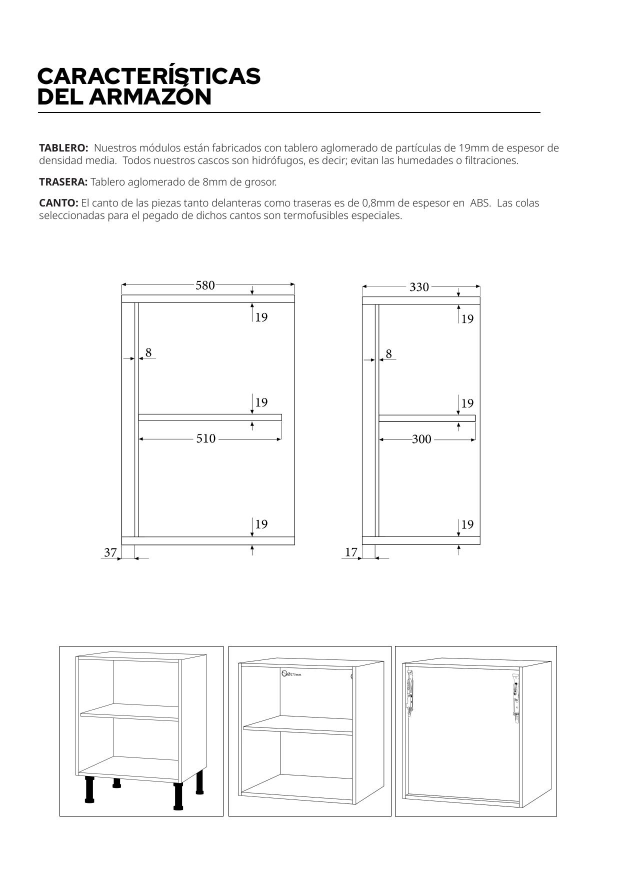
#> input picture erp-review/ERP-CRM-14-03-2026-main/pdf_pages/page_1_54-05.jpg, 1241 x 1754 px (shown at 1/2 size)
$ python -i recorte_croquis.py   (imports and definitions only)
#> lines starting #> are read from the running program, lines starting #| are printed output that depends on the picture
#> further down, picture is the input picture: PIL image 1241x1754 RGB; mean R, G, B 248.7, 248.7, 248.7
# © 2024-2026 ALEMAR FUTURE 07 SLU. Todos los derechos reservados. [ALEMAR-COPYRIGHT]
# Software propietario y confidencial. Ver LICENSE.
# Prohibida su copia, distribución, modificación o uso sin autorización
# escrita del titular.
"""Recorta EL DIBUJO de dentro de la página.

EL PROBLEMA
-----------
El master no sube un croquis suelto: sube el PANTALLAZO DEL MÓVIL de una página
de presupuesto. En esa imagen hay la barra de estado del teléfono, el título
«Presupuesto estimado», el nombre («Cocina lineal»), un recuadro de marca, el
dibujo de la cocina, tres líneas con precios, el total y la barra de navegación
de Android.

El dibujo ocupa **un tercio de la altura**. Todo lo demás es envoltorio.

Eso hace daño dos veces:

· A quien LEE el croquis: el modelo de visión reparte su atención entre el
  dibujo y un montón de texto que no son muebles.
· A quien RENDERIZA: la referencia que recibe tiene la cocina pequeña y en una
  esquina, así que el detalle fino —los altos partidos en dos filas, el nicho
  de la campana, las divisiones de los frentes— sencillamente no se ve.

Se le pueden dar todas las órdenes del mundo; si en la imagen no se ve, no se
ve. Por eso esto NO es otra regla de prompt: es darle la cocina a pantalla
completa.

CÓMO SE DECIDE
--------------
El dibujo es, con diferencia, la MANCHA DE TINTA MÁS GRANDE Y CONEXA de la
página: sus líneas se tocan todas entre sí. El texto, en cambio, cae en
manchas pequeñas y sueltas —una por línea—. Así que:

  1. se pasa a gris y se marca la tinta (lo que no es fondo),
  2. se engorda un poco para que los trazos vecinos se toquen,
  3. se buscan las manchas conexas,
  4. se elige la de mayor área de recuadro,
  5. se recorta con margen.

SI HAY DUDA, NO SE TOCA
-----------------------
Un recorte mal hecho es MUCHO peor que no recortar: se llevaría por delante
media cocina y nadie se enteraría, porque el render seguiría saliendo bonito.
Por eso el recorte solo se aplica cuando queda claramente por debajo de la
página entera y claramente por encima de un trozo suelto. Fuera de esa
horquilla —una foto de cocina, un croquis que ya llena el papel, una imagen
rara— se devuelve la original tal cual.
"""
from __future__ import annotations

import base64
import io
import logging
from typing import Optional, Tuple

logger = logging.getLogger(__name__)

# Ancho al que se analiza. No hace falta más para localizar una mancha, y con
# esto el recorrido de las manchas tarda milisegundos en vez de segundos.
ANCHO_ANALISIS = 420

# Un píxel es TINTA si es más oscuro que esto (0 = negro, 255 = blanco). El
# fondo de la página del master es blanco o gris muy claro (≈245).
UMBRAL_TINTA = 225

# Cuánto se engorda la tinta para que los trazos sueltos de un mismo dibujo se
# toquen. En la imagen de análisis, no en la original.
ENGORDE = 3

# El recorte tiene que quedar DENTRO de esta horquilla respecto al área de la
# página. Por debajo sería quedarse con un trozo suelto (un icono, una línea de
# precio); por encima no merece la pena y además delata que la mancha grande se
# ha comido la página entera.
AREA_MIN = 0.06
AREA_MAX = 0.80

# Margen que se deja alrededor del dibujo, en tanto por uno del lado recortado.
MARGEN = 0.04


def _manchas(tinta, ancho: int, alto: int):
    """Recorre las manchas conexas (4-vecinos) y devuelve sus recuadros.

    Se hace con una pila propia en vez de recursión: una mancha puede ocupar
    media imagen y Python se queda sin pila mucho antes.
    """
    visto = bytearray(ancho * alto)
    cajas = []
    for inicio in range(ancho * alto):
        if not tinta[inicio] or visto[inicio]:
            continue
        visto[inicio] = 1
        pila = [inicio]
        x0 = x1 = inicio % ancho
        y0 = y1 = inicio // ancho
        peso = 0
        while pila:
            p = pila.pop()
            peso += 1
            x, y = p % ancho, p // ancho
            if x < x0:
                x0 = x
            if x > x1:
                x1 = x
            if y < y0:
                y0 = y
            if y > y1:
                y1 = y
            if x > 0 and tinta[p - 1] and not visto[p - 1]:
                visto[p - 1] = 1
                pila.append(p - 1)
            if x < ancho - 1 and tinta[p + 1] and not visto[p + 1]:
                visto[p + 1] = 1
                pila.append(p + 1)
            if y > 0 and tinta[p - ancho] and not visto[p - ancho]:
                visto[p - ancho] = 1
                pila.append(p - ancho)
            if y < alto - 1 and tinta[p + ancho] and not visto[p + ancho]:
                visto[p + ancho] = 1
                pila.append(p + ancho)
        cajas.append((x0, y0, x1, y1, peso))
    return cajas


def recuadro_del_dibujo(imagen) -> Optional[Tuple[int, int, int, int]]:
    """Devuelve (izq, arr, der, aba) del dibujo dentro de la página, o None.

    None significa «no lo tengo claro»: quien llama se queda con la original.
    """
    try:
        from PIL import Image, ImageFilter
    except Exception:
        return None
    try:
        ancho_o, alto_o = imagen.size
#> ancho_o = 1241; alto_o = 1754
        if ancho_o < 200 or alto_o < 200:
            return None
        escala = ANCHO_ANALISIS / float(ancho_o)
#> escala = 0.338
        ancho = ANCHO_ANALISIS
        alto = max(1, int(round(alto_o * escala)))
#> alto = 594
        gris = imagen.convert("L").resize((ancho, alto))
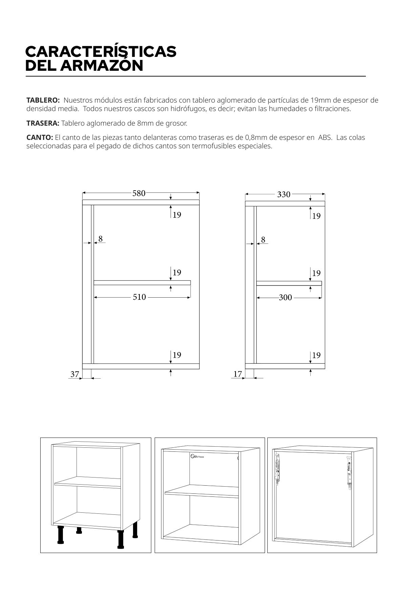
#> gris: PIL image 420x594 L; min 0, max 255, mean 248.5
        # MinFilter sobre el gris = engordar lo OSCURO, que es la tinta.
        gris = gris.filter(ImageFilter.MinFilter(ENGORDE if ENGORDE % 2 else ENGORDE + 1))
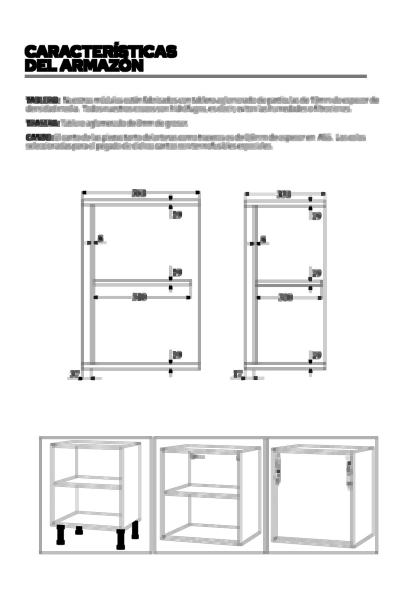
#> gris: PIL image 420x594 L; min 0, max 255, mean 240
        # `tobytes()` y no `getdata()`: en modo "L" es un byte por píxel, es lo
        # mismo, y `getdata()` está marcado para desaparecer en Pillow 14.
        tinta = bytearray(1 if v < UMBRAL_TINTA else 0 for v in gris.tobytes())
        if not any(tinta):
            return None

        cajas = _manchas(tinta, ancho, alto)
#> cajas = 16 items, first 6: (24, 41, 177, 71, 3340), (24, 74, 366, 77, 1371), (25, 96, 60, 103, 278), (63, 96, 378, 113, 3466), (25, 105, 79, 112, 370), (82, 105, 168, 112, 582)
        if not cajas:
            return None
        # La mayor POR ÁREA DE RECUADRO: el dibujo es lo que más sitio ocupa.
        # (Por peso de tinta ganaría a veces un bloque de texto muy tupido.)
        x0, y0, x1, y1, _peso = max(cajas, key=lambda c: (c[2] - c[0] + 1) * (c[3] - c[1] + 1))
#> x0 = 39; y0 = 436; x1 = 378; y1 = 554

        # Vuelta a las coordenadas de la imagen original, con margen.
        izq, arr = x0 / escala, y0 / escala
#> izq = 115.2; arr = 1288.3
        der, aba = (x1 + 1) / escala, (y1 + 1) / escala
#> der = 1119.9; aba = 1639.9
        mx, my = (der - izq) * MARGEN, (aba - arr) * MARGEN
#> mx = 40.18; my = 14.06
        izq, arr = max(0, int(izq - mx)), max(0, int(arr - my))
#> izq = 75; arr = 1274
        der, aba = min(ancho_o, int(der + mx)), min(alto_o, int(aba + my))
#> der = 1160; aba = 1653
        if der - izq < 80 or aba - arr < 80:
            return None

        proporcion = ((der - izq) * (aba - arr)) / float(ancho_o * alto_o)
#> proporcion = 0.189
        if not (AREA_MIN <= proporcion <= AREA_MAX):
            # O es un trozo suelto, o es la página entera: en ambos casos, no
            # se toca. Mejor una referencia pequeña que media cocina cortada.
            return None
        return izq, arr, der, aba
    except Exception as e:
        logger.warning(f"No se pudo localizar el dibujo dentro de la página: {e}")
        return None


def recortar_dibujo_base64(raw_b64: str, mime: str = "image/png") -> Tuple[str, bool]:
    """Recorta el dibujo de un base64 y lo devuelve como PNG base64.

    Devuelve (base64, recortado). Si no hay nada claro que recortar, devuelve
    el original y False — nunca lanza.
    """
    if not raw_b64:
        return raw_b64, False
    try:
        from PIL import Image
        crudo = raw_b64.split(",", 1)[-1] if "," in raw_b64 else raw_b64
        imagen = Image.open(io.BytesIO(base64.b64decode(crudo)))
        imagen.load()
        caja = recuadro_del_dibujo(imagen)
        if not caja:
            return raw_b64, False
        recorte = imagen.convert("RGB").crop(caja)
        buf = io.BytesIO()
        recorte.save(buf, format="PNG")
        return base64.b64encode(buf.getvalue()).decode("ascii"), True
    except Exception as e:
        logger.warning(f"No se pudo recortar el dibujo: {e}")
        return raw_b64, False

>>> from PIL import Image
>>> picture = Image.open('../../erp-review/ERP-CRM-14-03-2026-main/pdf_pages/page_1_54-05.jpg')
>>> result = recuadro_del_dibujo(picture)
#> result = (75, 1274, 1160, 1653)

$ run again, on erp-review/ERP-CRM-14-03-2026-main/pdf_pages/page_1_54-06.jpg
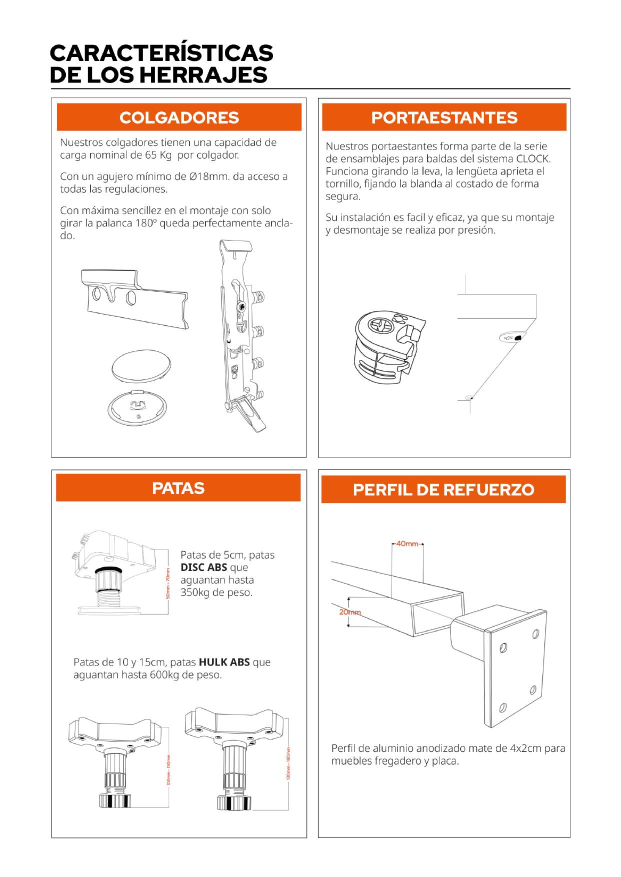
#> input picture erp-review/ERP-CRM-14-03-2026-main/pdf_pages/page_1_54-06.jpg, 1241 x 1754 px (shown at 1/2 size)
#> picture is the input picture: PIL image 1241x1754 RGB; mean R, G, B 246.5, 240.2, 236.9
#> in recuadro_del_dibujo, `gris = imagen.convert("L").resize((ancho, alto))`:
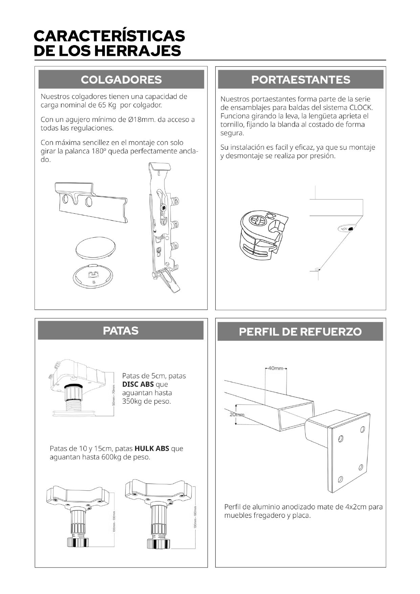
#> gris: PIL image 420x594 L; min 0, max 255, mean 241.6
#> in recuadro_del_dibujo, `gris = gris.filter(ImageFilter.MinFilter(ENGORDE if ENGORDE % 2 else E..`:
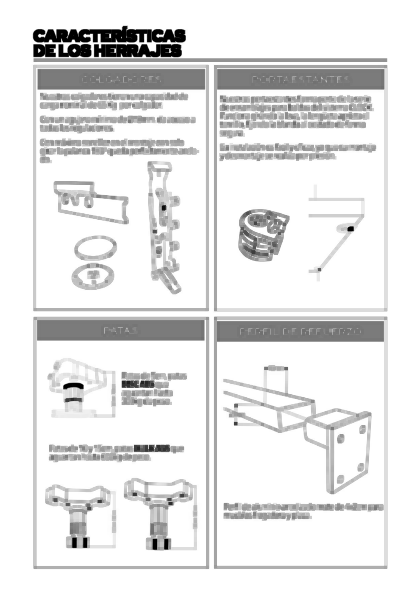
#> gris: PIL image 420x594 L; min 0, max 255, mean 229.9
#> in recuadro_del_dibujo, `cajas = _manchas(tinta, ancho, alto)`: cajas = 50 items, first 6: (33, 25, 185, 42, 1950), (33, 44, 386, 61, 3242), (33, 65, 208, 310, 6027), (214, 65, 387, 311, 6402), (40, 92, 187, 110, 1810), (219, 95, 373, 129, 4073)
#> x0 = 33; y0 = 317; x1 = 208; y1 = 568
#> in recuadro_del_dibujo, `izq, arr = x0 / escala, y0 / escala`: izq = 97.51; arr = 936.7
#> in recuadro_del_dibujo, `der, aba = (x1 + 1) / escala, (y1 + 1) / escala`: der = 617.5; aba = 1681.3
#> mx = 20.8; my = 29.78
#> in recuadro_del_dibujo, `izq, arr = max(0, int(izq - mx)), max(0, int(arr - my))`: izq = 76; arr = 906
#> in recuadro_del_dibujo, `der, aba = min(ancho_o, int(der + mx)), min(alto_o, int(aba + my))`: der = 638; aba = 1711
#> proporcion = 0.208
#> result = (76, 906, 638, 1711)

$ run again, on erp-review/ERP-CRM-14-03-2026-main/pdf_pages/page_1_54-08.jpg
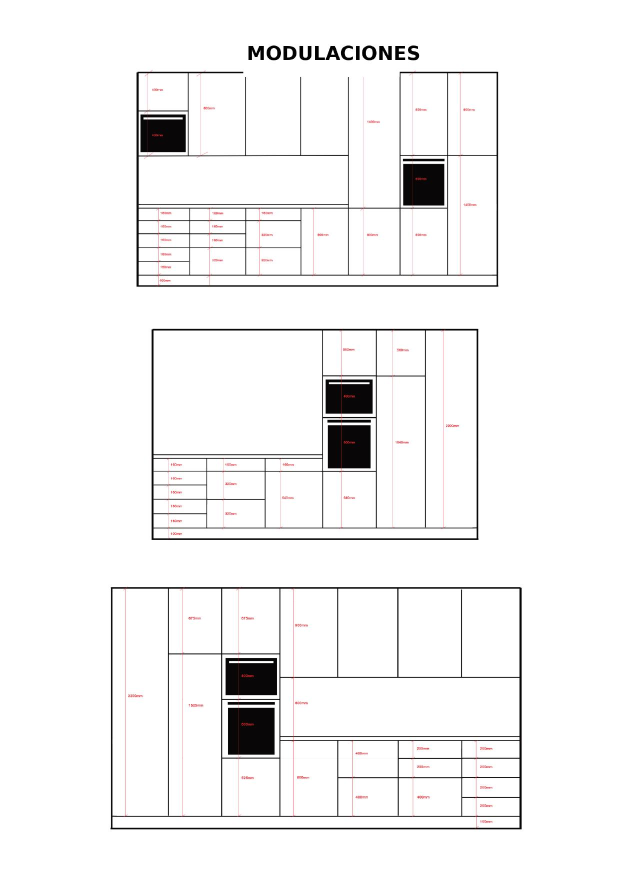
#> input picture erp-review/ERP-CRM-14-03-2026-main/pdf_pages/page_1_54-08.jpg, 1240 x 1755 px (shown at 1/2 size)
#> picture is the input picture: PIL image 1240x1755 RGB; mean R, G, B 243.7, 243.3, 243.3
#> in recuadro_del_dibujo, `gris = imagen.convert("L").resize((ancho, alto))`:
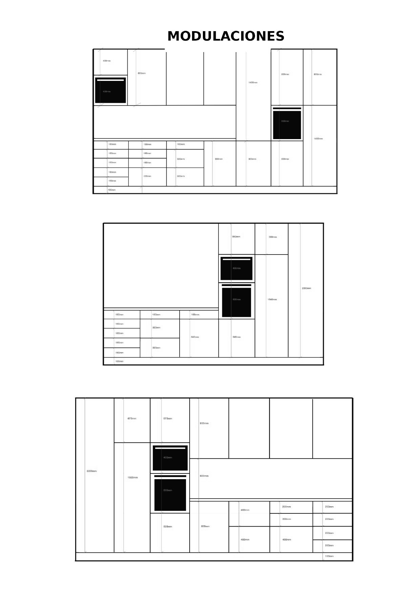
#> gris: PIL image 420x594 L; min 0, max 255, mean 243.2
#> in recuadro_del_dibujo, `gris = gris.filter(ImageFilter.MinFilter(ENGORDE if ENGORDE % 2 else E..`:
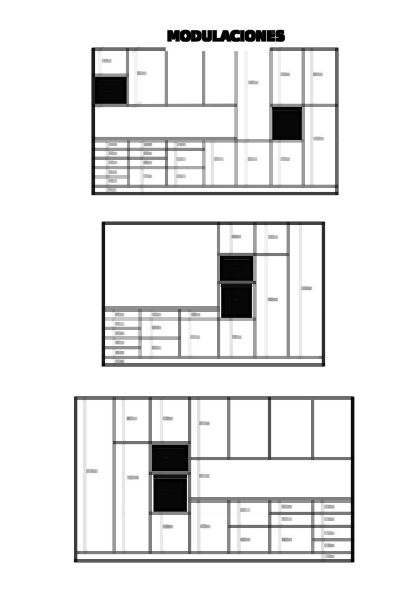
#> gris: PIL image 420x594 L; min 0, max 255, mean 233.1
#> in recuadro_del_dibujo, `cajas = _manchas(tinta, ancho, alto)`: cajas = 40 items, first 6: (167, 29, 284, 41, 1346), (91, 47, 338, 195, 11100), (102, 59, 111, 62, 39), (137, 71, 146, 74, 36), (280, 72, 289, 75, 35), (313, 72, 322, 75, 36)
#> x0 = 74; y0 = 396; x1 = 354; y1 = 562
#> in recuadro_del_dibujo, `izq, arr = x0 / escala, y0 / escala`: izq = 218.5; arr = 1169.1
#> in recuadro_del_dibujo, `der, aba = (x1 + 1) / escala, (y1 + 1) / escala`: der = 1048.1; aba = 1662.2
#> mx = 33.18; my = 19.72
#> in recuadro_del_dibujo, `izq, arr = max(0, int(izq - mx)), max(0, int(arr - my))`: izq = 185; arr = 1149
#> in recuadro_del_dibujo, `der, aba = min(ancho_o, int(der + mx)), min(alto_o, int(aba + my))`: der = 1081; aba = 1681
#> proporcion = 0.219
#> result = (185, 1149, 1081, 1681)
